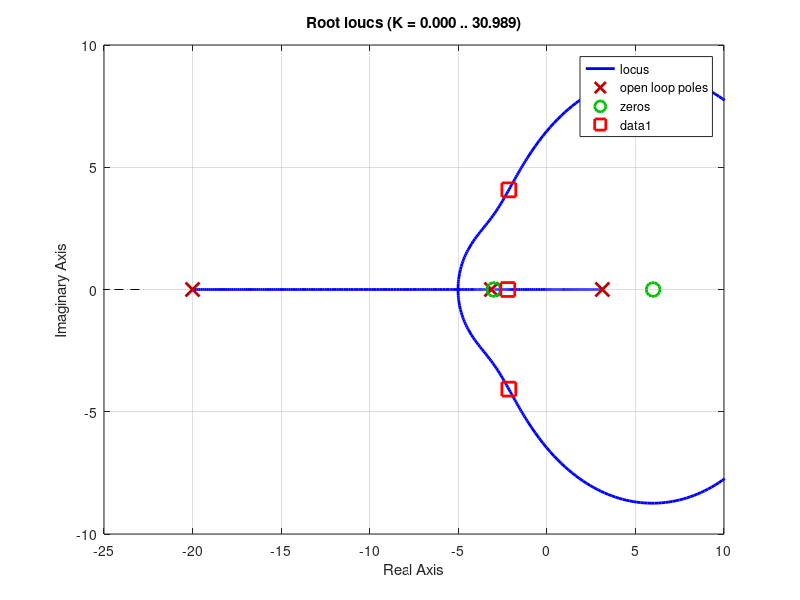

The MATLAB script that drew this image:
%% Rear-steered bicycle - Root Locus Control Design
% Bicycle with rear-wheel steering (Chapter 1 running example), linearized
% around the upright position. Input: rear steering angle delta. Output: lean
% angle phi. With a = 0.5 m, b = 1 m, h = 1 m, V = 3 m/s:
%
% $$G(s) = \frac{aV}{bh}\,\frac{V/a - s}{s^2 - g/h} = \frac{1.5(6 - s)}{s^2 - 9.81}$$
%
% Unstable pole at +3.13 (the bicycle falls) and a right-half-plane zero at +6.

clear all
close all

a = 0.5; b = 1; h = 1; g = 9.81; V = 3;
s = tf('s');

G = a*V/(b*h)*(V/a - s)/(s^2 - g/h)
%%
% Plot the root locus of G (C = K > 0):

rlocus(G);
%%
% The leading coefficient of G is negative (-1.5s + 9), so the locus of
% 1 + KG = 0 for K > 0 follows the 0-degree rules: on the real axis it is the
% segment between the poles -3.13 and +3.13 and the half line to the right of
% the zero +6. The two branches meet between the poles, leave the real axis
% into the right half plane, come back to it to the right of +6 and end at the
% zero +6 and at +infinity. Indeed P(s) = s^2 - 1.5Ks + 9K - 9.81: the sum of
% the closed-loop poles is 1.5K > 0, so at least one of them is always in the
% right half plane. No gain stabilizes the bicycle: we need a compensator that
% pulls the locus to the left.
%% Lead compensator
% A zero at -3 pulls the branches into the left half plane (it acts like a
% derivative), and a pole far to the left at -20 makes C(s) proper:
%
% $$C(s) = K\frac{s + 3}{s + 20}$$

C1 = (s + 3)/(s + 20);
rlocus(C1*G);
axis([-25 10 -10 10]);
%%
% Now there is a range of gains with all poles in the left half plane. Let's
% find it, and the gain that makes the slowest pole as fast as possible:

Ks = 0.05:0.05:15;
slowest = arrayfun(@(k) max(real(pole(feedback(k*C1*G, 1)))), Ks);
stableK = Ks(slowest < 0);
[min(stableK) max(stableK)]           % about 7.3 and 11.5 (Routh: 7.27 < K < 11.51)
[~, i] = min(slowest); Ks(i)          % about 9
plot(Ks, slowest); grid on; xlabel('K'); ylabel('largest real part of the closed-loop poles');
%%
% We choose K = 9. The closed-loop poles are -2.15 +- 4.08j and -2.21:

K = 9;
C = K*C1;
rlocus(C1*G); hold on
p = pole(feedback(C*G, 1));
plot(real(p), imag(p), 'rs', 'MarkerSize', 10, 'LineWidth', 2); hold off
axis([-25 10 -10 10]);
p
%%
% Change the speed V in BIKE_Realtime_Demo: the zero V/a moves (the pole does
% not), and the locus changes with it. With this C(s) the bicycle stays up only
% between about 2.7 and 3.8 m/s. Below a*sqrt(g/h) = 1.57 m/s the RHP zero is
% left of the unstable pole and no stable controller can keep the bicycle up.
%
% To try this controller in BIKE_Realtime_Demo, type this in its C(s) box
%
%   9*(s+3)/(s+20)

[numC, denC] = tfdata(C, 'v')
